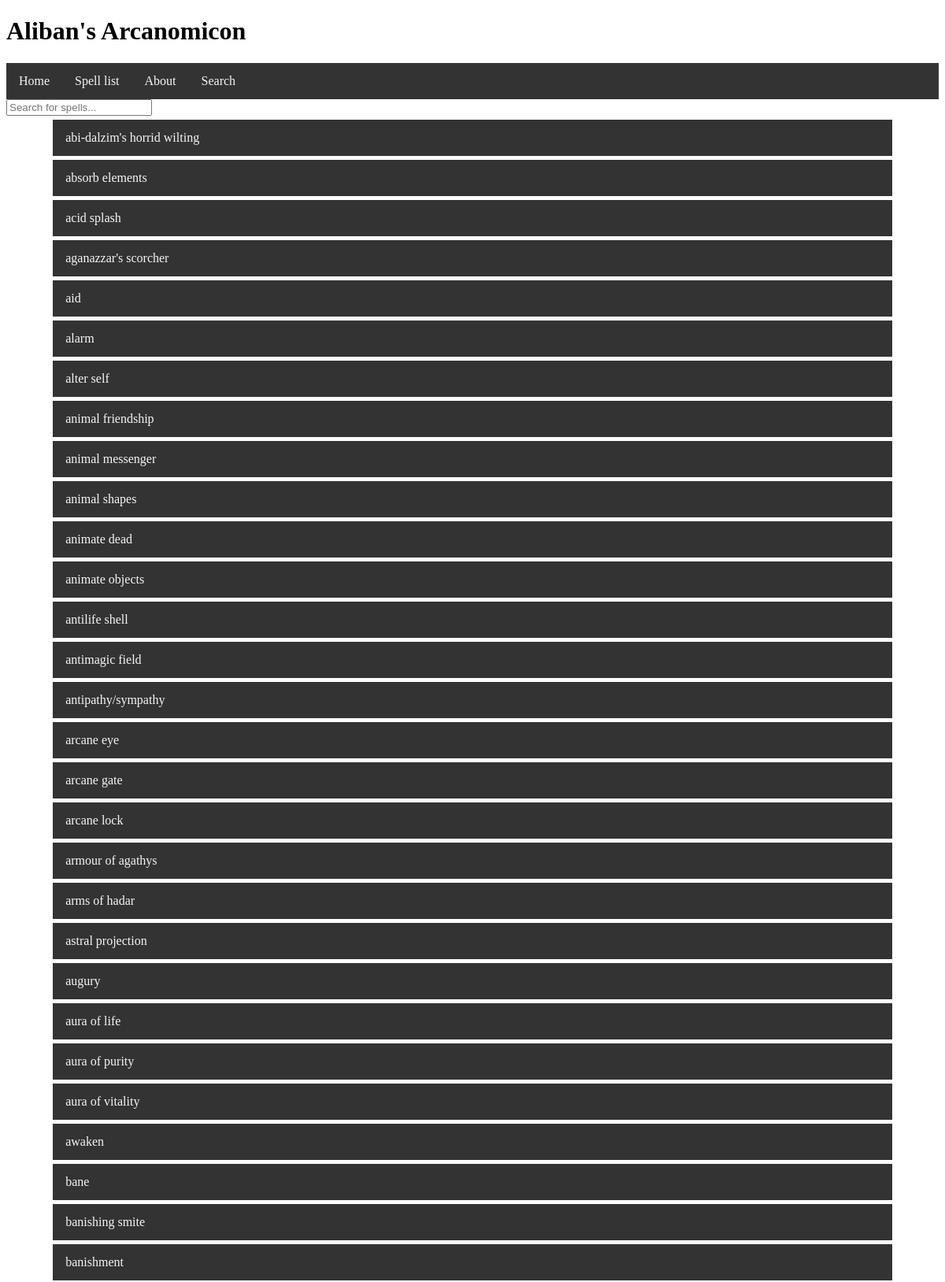
Screenshot of /search (upper part) with the database file from the repository.
### tables this page shows
CREATE TABLE spell (id INTEGER PRIMARY KEY AUTOINCREMENT, name STRING, description TEXT, level INTEGER, components STRING, concentration INTEGER, ritual INTEGER, damage STRING, range INTEGER REFERENCES range (id), duration INTEGER REFERENCES duration (id), castingtime STRING REFERENCES castingtime (id), school INTEGER REFERENCES school (id));

### script.py (the view)
@app.route('/search')
def search():
    sql = "SELECT spell.id, spell.name FROM spell"
    spellnames = db_func(sql,single=False)
    return render_template('search.html', entfields = entfields, spellnames = spellnames)

### script.py (called while the page is built)
def db_func(sql,single):
    conn=sqlite3.connect("spells.db") #connects to database
    cur=conn.cursor() #creates cursor
    cur.execute(sql) #executes the sql command required with the cursor
    if single == True: #returns a single tuple if that is all that is required, and turns it into a list
        result = cur.fetchone()
        result = list(result)
    else: #returns a list of tuples, which are then turned into lists
        result = cur.fetchall()
        for i in range(len(result)):
            result[i-1] = list(result[i-1])
    conn.commit #commits any changes made to the database with the sql.
    conn.close
    return result

### templates/search.html (shortened to what this page needs)
{% extends "layout.html" %}
{% block content %}
    <input type="text" id="myInput" onkeyup="searchfilter()" placeholder="Search for spells...">
    <div id="spells">
    {% for name in spellnames %}
        <div class=spell>
            <a href="spell/{{name[0]}}">{{name[1]}}</a>
        </div>
    {% endfor %}
    </div>
{% endblock content %}

### static/css/main.css (style rules this page uses)
.spell { margin: 5px; overflow: hidden; background-color: #333333; align-self: center; width: 90%; display: block; margin-left: 5%; }
.spell a { padding: 14px 16px; text-align: left; text-decoration: none; float: left; width: 100%; }
a:link { color:#F6F6F6; }

### rows the page displays
spell: name "abi-dalzim's horrid wilting"
spell: name "absorb elements"
spell: name "acid splash"
spell: name "aganazzar's scorcher"
spell: name "aid"
spell: name "alarm"
spell: name "alter self"
spell: name "animal friendship"
spell: name "animal messenger"
spell: name "animal shapes"
spell: name "animate dead"
spell: name "animate objects"
spell: name "antilife shell"
spell: name "antimagic field"
spell: name "antipathy/sympathy"
spell: name "arcane eye"
spell: name "arcane gate"
spell: name "arcane lock"
spell: name "armour of agathys"
spell: name "arms of hadar"
spell: name "astral projection"
spell: name "augury"
spell: name "aura of life"
spell: name "aura of purity"
spell: name "aura of vitality"
spell: name "awaken"
spell: name "bane"
spell: name "banishing smite"
spell: name "banishment"
